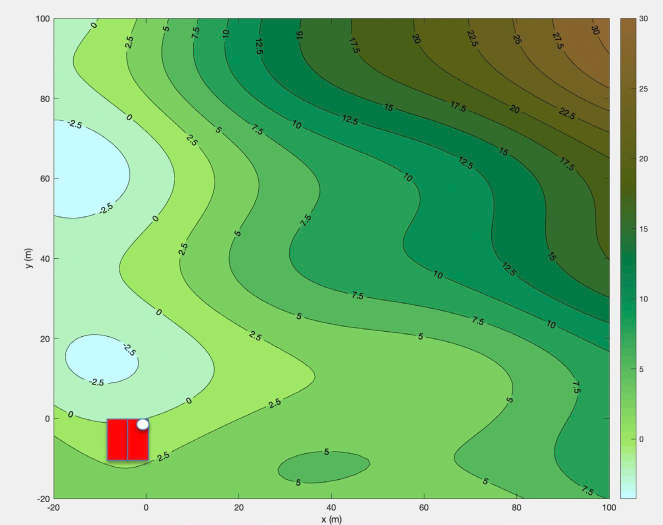
#> input picture HOUSE_TOPOLOGY.jpg, 1325 x 1050 px (shown at 1/2 size)
$ python topology.py
#> lines starting #> are read from the running program, lines starting #| are printed output that depends on the picture; after the words box and inside, x2 and y2 are one past the last pixel; in counts of white or black regions, pixels touching at a corner belong together
from __future__ import annotations

from dataclasses import dataclass
from functools import lru_cache

import numpy as np
from PIL import Image

# scipy makes the "fill invalid pixels from nearest valid neighbors" step easy.
from scipy.ndimage import distance_transform_edt
from scipy.spatial import cKDTree # pyright: ignore[reportAttributeAccessIssue]

from math import ceil

@dataclass
class TopoMap:
    image_path: str

    # These bounds are tuned to this specific image.
    # Format: (left, top, right, bottom), with right/bottom exclusive.
    plot_bounds: tuple[int, int, int, int] = (120, 38, 1218, 998)
    colorbar_bounds: tuple[int, int, int, int] = (1241, 37, 1272, 998)

    # World-coordinate bounds shown on the axes.
    x_range: tuple[float, float] = (-20.0, 100.0)
    y_range: tuple[float, float] = (-20.0, 100.0)

    # From the visible colorbar, the actual scale appears to be about -5 to 30.
    # The user mentioned -5 to 35, so we clamp to that wider range on output.
    z_range_visible: tuple[float, float] = (-5.0, 30.0)
    z_range_output: tuple[float, float] = (-5.0, 35.0)

    def __post_init__(self) -> None:
        img = Image.open(self.image_path).convert("RGB")
#> img is the input picture: PIL image 1325x1050 RGB; mean R, G, B 126.8, 188, 125.7
        self._img = np.asarray(img, dtype=np.uint8)

        l, t, r, b = self.plot_bounds
        self._plot_rgb = self._img[t:b, l:r].copy()
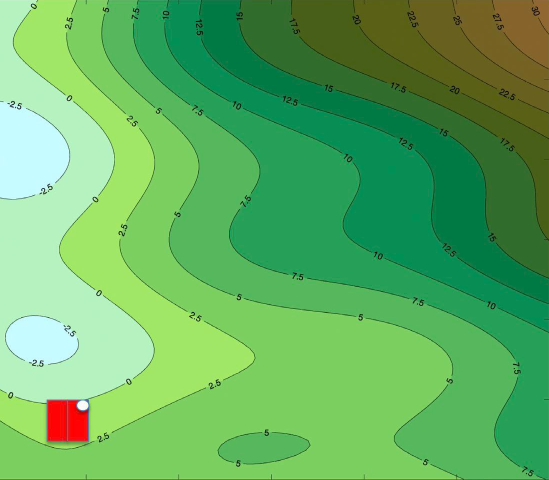
#> self._plot_rgb: shape (960, 1098, 3) (shown at 1/2 size); mean R, G, B 96.7, 175.3, 95.8
        self._h, self._w = self._plot_rgb.shape[:2]
#> self._h = 960; self._w = 1098

        self._build_colorbar_model()
        self._build_height_grid()

    def _build_colorbar_model(self) -> None:
        l, t, r, b = self.colorbar_bounds
        cb = self._img[t:b, l:r].astype(np.float32)

        # Ignore the black outline of the colorbar by sampling the middle columns.
        inner = cb[:, max(2, cb.shape[1] // 4): min(cb.shape[1] - 2, 3 * cb.shape[1] // 4)]
        cb_rgb = inner.mean(axis=1)  # one RGB triplet per row
#> cb_rgb = 961 rows, first 8: [102, 82.06, 56.75], [138, 103, 61.25], [149.8, 104.1, 52.31], [150.8, 101.1, 42.25], [149.9, 101.1, 42.25], [143.2, 102.9, 50.88], [139.4, 104.4, 53.75], [137.9, 104.4, 55.75]

        # Top of colorbar = max height, bottom = min height.
        zmin, zmax = self.z_range_visible
        cb_z = np.linspace(zmax, zmin, cb_rgb.shape[0], dtype=np.float32)

        # JPEG introduces duplicate-ish colors; keep all rows and use nearest-neighbor in RGB space.
        self._cb_tree = cKDTree(cb_rgb)
        self._cb_z = cb_z

    def _rgb_to_height(self, rgb: np.ndarray) -> np.ndarray:
        """
        rgb: (..., 3) float32 or uint8 array
        returns: (...) float32 heights
        """
        flat = rgb.reshape(-1, 3).astype(np.float32)
        _, idx = self._cb_tree.query(flat, k=1)
        z = self._cb_z[idx]
        return z.reshape(rgb.shape[:-1])

    def _build_height_grid(self) -> None:
        rgb = self._plot_rgb.astype(np.float32)

        R = rgb[..., 0]
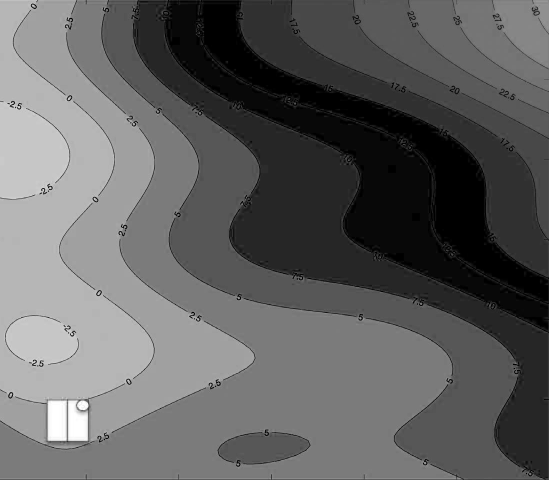
#> R: shape (960, 1098) float32 (shown at 1/2 size); min 0, max 255, mean 96.7
        G = rgb[..., 1]
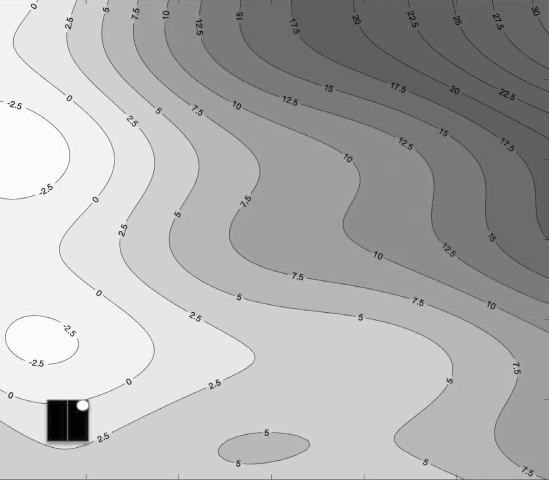
#> G: shape (960, 1098) float32 (shown at 1/2 size); min 0, max 255, mean 175.3
        B = rgb[..., 2]
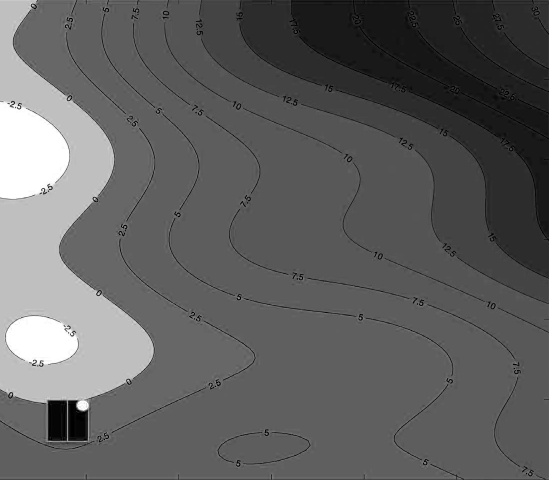
#> B: shape (960, 1098) float32 (shown at 1/2 size); min 0, max 255, mean 95.8

        # Map every pixel color to a height estimate.
        z = self._rgb_to_height(rgb)

        # Invalid pixels:
        # - black contour lines / black text
        # - axes lines / tick marks
        # - very bright annotation artifacts
        dark_mask = (R < 50) & (G < 50) & (B < 50)
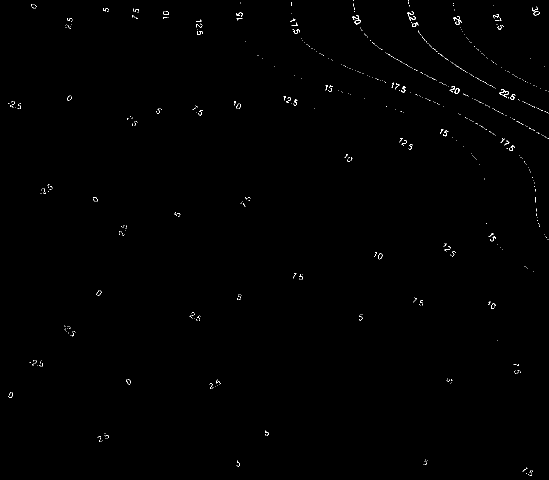
#> dark_mask: shape (960, 1098) bool (shown at 1/2 size); 0.31% white in thin lines or dots
        near_white_mask = (R > 235) & (G > 235) & (B > 235)
#> near_white_mask: shape (960, 1098) bool; 0.02% white; 2 white regions (1 under 20 px), largest, box (x1, y1, x2, y2) and area: (155, 802, 176, 820) 231

        invalid = dark_mask | near_white_mask
#> invalid: shape (960, 1098) bool; 0.34% white in thin lines or dots

        # Detect red "house" region and force it to zero.
        red_mask = (R > 160) & (G < 90) & (B < 90)
#> red_mask: shape (960, 1098) bool; 0.55% white; 2 white regions, box (x1, y1, x2, y2) and area: (96, 801, 134, 882) 3074, (136, 801, 176, 882) 2749
        if np.any(red_mask):
            ys, xs = np.where(red_mask)
#> ys = 5823 values from 801 to 881; xs = 5823 values, max 175 at index 1304, min 96 at index 0, mean 133.1
            x0, x1 = xs.min(), xs.max()
#> x0 = 96; x1 = 175
            y0, y1 = ys.min(), ys.max()
#> y0 = 801; y1 = 881

            # Expand a bit so the outlined border / white circle also get absorbed.
            pad = 12
            x0 = max(0, x0 - pad)
#> x0 = 84
            x1 = min(self._w - 1, x1 + pad)
#> x1 = 187
            y0 = max(0, y0 - pad)
#> y0 = 789
            y1 = min(self._h - 1, y1 + pad)
#> y1 = 893

            house_mask = np.zeros((self._h, self._w), dtype=bool)
            house_mask[y0:y1 + 1, x0:x1 + 1] = True
            z[house_mask] = 0.0
#> z: shape (960, 1098) float32; min -5, max 30, mean 5.8
            invalid[house_mask] = False  # keep these as valid zero values
#> invalid: shape (960, 1098) bool; 0.31% white in thin lines or dots

        # Fill invalid pixels from nearest valid neighbor.
        valid = ~invalid
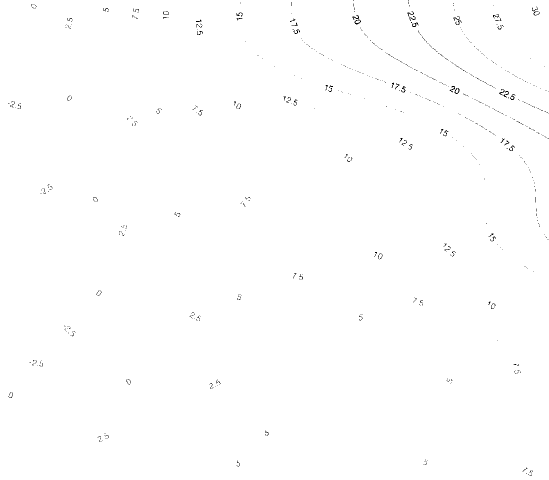
#> valid: shape (960, 1098) bool (shown at 1/2 size); 99.7% white; black in thin lines or dots
        if not np.any(valid):
            raise RuntimeError("No valid map pixels found.")

        z_filled = z.copy()
        z_filled[invalid] = np.nan
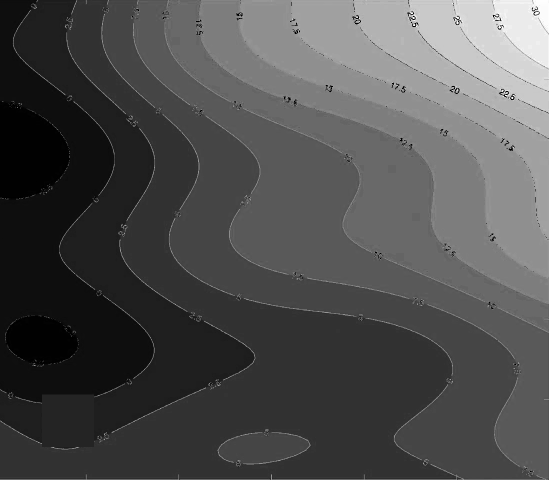
#> z_filled: shape (960, 1098) float32 (shown at 1/2 size); 0.31% of the values are NaN or infinite; the others: min -5, max 30, mean 5.81; drawn with min black, max white, NaN and infinite black

        # distance_transform_edt with return_indices=True gives nearest valid pixel index.
        nearest_valid_idx = distance_transform_edt(~valid, return_distances=False, return_indices=True)
        z_filled[invalid] = z_filled[tuple(nearest_valid_idx[:, invalid])] # pyright: ignore[reportOptionalSubscript, reportArgumentType, reportCallIssue]
#> z_filled: shape (960, 1098) float32; 0.31% of pixels changed, all inside (x1, y1, x2, y2) = (16, 0, 1098, 952)

        self._zgrid = np.clip(z_filled.astype(np.float32), *self.z_range_output)

    def height(self, x: float, y: float) -> float:
        """
        Bilinearly interpolated height at world coordinate (x, y).
        """
#> called with x = -10, y = 17
        xmin, xmax = self.x_range
        ymin, ymax = self.y_range

        if not (xmin <= x <= xmax and ymin <= y <= ymax):
            raise ValueError(
                f"(x, y)=({x}, {y}) is out of bounds. "
                f"Expected {xmin} <= x <= {xmax} and {ymin} <= y <= {ymax}."
            )

        # Convert world coordinates to image-grid coordinates.
        # x increases to the right
        # y increases upward, but image rows increase downward
        px = (x - xmin) / (xmax - xmin) * (self._w - 1)
#> px = 91.42
        py = (ymax - y) / (ymax - ymin) * (self._h - 1)
#> py = 663.3

        x0 = int(np.floor(px))
#> x0 = 91
        y0 = int(np.floor(py))
#> y0 = 663
        x1 = min(x0 + 1, self._w - 1)
#> x1 = 92
        y1 = min(y0 + 1, self._h - 1)
#> y1 = 664

        dx = px - x0
#> dx = 0.417
        dy = py - y0
#> dy = 0.308

        z00 = self._zgrid[y0, x0]
#> z00 = -4.78
        z10 = self._zgrid[y0, x1]
#> z10 = -4.78
        z01 = self._zgrid[y1, x0]
#> z01 = -4.78
        z11 = self._zgrid[y1, x1]
#> z11 = -4.78

        z0 = z00 * (1.0 - dx) + z10 * dx
#> z0 = -4.78
        z1 = z01 * (1.0 - dx) + z11 * dx
#> z1 = -4.78
        z = z0 * (1.0 - dy) + z1 * dy
#> z = -4.78

        return float(np.clip(z, *self.z_range_output))

    def height_array(self) -> np.ndarray:
        """
        Returns the cached 2D height grid for the whole map crop.
        Shape is (plot_height_px, plot_width_px).
        """
        return self._zgrid.copy()


@lru_cache(maxsize=1)
def load_topo_map(image_path: str = "HOUSE_TOPOLOGY.jpg") -> TopoMap:
    """
    Load and cache the topo map exactly once.
    """
    return TopoMap(image_path=image_path)


def get_height(x: float, y: float, image_path: str = "HOUSE_TOPOLOGY.jpg") -> int:
    """
    Convenience function: cached one-time load, then fast lookup.
    """
    topo = load_topo_map(image_path)
    return ceil(topo.height(x, y) + 0.6)  # round up to nearest integer, with a small fudge factor to ensure we err on the side of safety

def get_pipe_length(x: float, y: float, z_offset: float = 0.0, image_path: str = "HOUSE_TOPOLOGY.jpg") -> float:
    """
    Convenience function to get the pipe length from (x, y) to the house at (0, 0).
    Uses the cached topo map for height lookup.
    """
    topo = load_topo_map(image_path)
    z = topo.height(x, y)
#> z = 1.94
    horizontal_dist = (x**2 + y**2)**0.5
    total_length = (horizontal_dist**2 + (z + z_offset)**2)**0.5
#> total_length = 20.09
    return float(total_length)

TOPOLOGY_IMG_PATH = "HOUSE_TOPOLOGY.jpg"

if __name__ == "__main__":
    # Test some points and print their heights.
    print(get_height(-10,17))
    print(get_height(30, 80))
    print(get_height(20, 0))
    print(get_height(80, 80))
    print(get_height(40, 60))
    print(get_pipe_length(20, 0))
    print(get_pipe_length(80, 80))
    print(get_pipe_length(40, 60))
